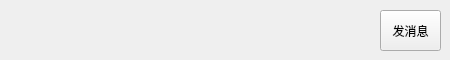
<?xml version="1.0" encoding="UTF-8"?>
<ui version="4.0">
 <class>ChatItem</class>
 <widget class="QWidget" name="ChatItem">
  <property name="geometry">
   <rect>
    <x>0</x>
    <y>0</y>
    <width>450</width>
    <height>60</height>
   </rect>
  </property>
  <property name="minimumSize">
   <size>
    <width>450</width>
    <height>60</height>
   </size>
  </property>
  <property name="windowTitle">
   <string>Form</string>
  </property>
  <widget class="QLabel" name="lb_name">
   <property name="geometry">
    <rect>
     <x>90</x>
     <y>0</y>
     <width>171</width>
     <height>31</height>
    </rect>
   </property>
   <property name="font">
    <font>
     <family>方正舒体</family>
     <pointsize>11</pointsize>
    </font>
   </property>
   <property name="text">
    <string/>
   </property>
  </widget>
  <widget class="QPushButton" name="pb_icon">
   <property name="geometry">
    <rect>
     <x>9</x>
     <y>9</y>
     <width>41</width>
     <height>41</height>
    </rect>
   </property>
   <property name="contextMenuPolicy">
    <enum>Qt::NoContextMenu</enum>
   </property>
   <property name="text">
    <string/>
   </property>
   <property name="iconSize">
    <size>
     <width>200</width>
     <height>200</height>
    </size>
   </property>
   <property name="flat">
    <bool>true</bool>
   </property>
  </widget>
  <widget class="QLabel" name="lb_content">
   <property name="geometry">
    <rect>
     <x>100</x>
     <y>30</y>
     <width>291</width>
     <height>31</height>
    </rect>
   </property>
   <property name="font">
    <font>
     <family>楷体</family>
     <pointsize>11</pointsize>
    </font>
   </property>
   <property name="text">
    <string/>
   </property>
  </widget>
  <widget class="QPushButton" name="pb_chat">
   <property name="geometry">
    <rect>
     <x>380</x>
     <y>10</y>
     <width>61</width>
     <height>41</height>
    </rect>
   </property>
   <property name="text">
    <string>发消息</string>
   </property>
  </widget>
  <widget class="QPushButton" name="pb_sex">
   <property name="geometry">
    <rect>
     <x>60</x>
     <y>0</y>
     <width>31</width>
     <height>31</height>
    </rect>
   </property>
   <property name="text">
    <string/>
   </property>
   <property name="flat">
    <bool>true</bool>
   </property>
  </widget>
  <widget class="QPushButton" name="lb_notice">
   <property name="geometry">
    <rect>
     <x>0</x>
     <y>40</y>
     <width>21</width>
     <height>21</height>
    </rect>
   </property>
   <property name="text">
    <string/>
   </property>
   <property name="flat">
    <bool>true</bool>
   </property>
  </widget>
  <widget class="QLabel" name="lb_state">
   <property name="geometry">
    <rect>
     <x>50</x>
     <y>30</y>
     <width>41</width>
     <height>31</height>
    </rect>
   </property>
   <property name="font">
    <font>
     <family>楷体</family>
     <pointsize>11</pointsize>
    </font>
   </property>
   <property name="text">
    <string/>
   </property>
  </widget>
 </widget>
 <resources/>
 <connections/>
</ui>
